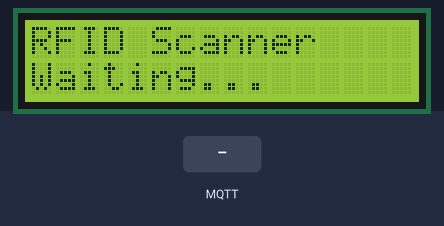
The sketch below on a simulated Arduino MKR. Shown: 16×2 character LCD. Inputs (shaded band) come from the test bench. WiFi joins after 1.5 s; servers stay silent unless stated; no MQTT or app messages arrive unless stated; what the sketch prints to the serial monitor is not drawn.

Above: at 2.7 s.
2.8 s: MQTT message "1" arrives on the first subscribed topic
At 3.8 s:
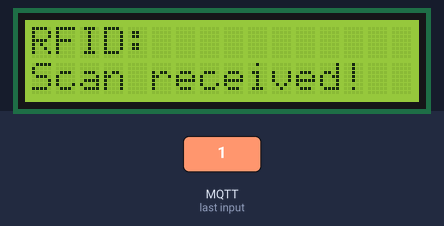
Timing chart, 0 to 5.8 s (numbered marks = the images above; inputs shaded):
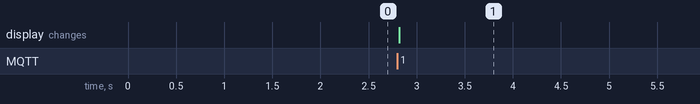

The sketch:

rfid_display.ino
```cpp
#include <WiFiNINA.h>
#include <PubSubClient.h>
#include <Wire.h>
#include <hd44780.h>
#include <hd44780ioClass/hd44780_I2Cexp.h>

// WiFi credentials
const char* ssid = "::";
const char* password = "password";

// MQTT Broker settings
const char* mqtt_server = "192.168.5.7";
const int mqtt_port = 1883;
const char* mqtt_user = "";
const char* mqtt_password = "";
const char* mqtt_topic = "rfid/scans";

// Initialize I2C LCD
hd44780_I2Cexp lcd;

WiFiClient wifiClient;
PubSubClient client(wifiClient);

void setup() {
  Serial.begin(9600);

  // Initialize I2C
  Wire.begin();

  // Initialize LCD
  int status = lcd.begin(16, 2);
  if(status) {
    Serial.print("LCD initialization failed: ");
    Serial.println(status);
    while(1);
  }

  lcd.backlight();
  lcd.print("RFID Scanner");
  lcd.setCursor(0, 1);
  lcd.print("Waiting...");

  // Connect to WiFi
  setupWiFi();

  // Setup MQTT
  client.setServer(mqtt_server, mqtt_port);
  client.setCallback(callback);
}

void setupWiFi() {
  delay(10);
  Serial.println("Connecting to WiFi...");

  while (WiFi.begin(ssid, password) != WL_CONNECTED) {
    delay(500);
    Serial.print(".");
  }

  Serial.println("\nConnected to WiFi");
}

void reconnect() {
  while (!client.connected()) {
    Serial.print("Attempting MQTT connection...");
    if (client.connect("ArduinoClient", mqtt_user, mqtt_password)) {
      Serial.println("connected");
      client.subscribe(mqtt_topic);
    } else {
      Serial.print("failed, rc=");
      Serial.print(client.state());
      Serial.println(" retrying in 5 seconds");
      delay(5000);
    }
  }
}

void callback(char* topic, byte* payload, unsigned int length) {
  // Convert payload to string
  char message[length + 1];
  memcpy(message, payload, length);
  message[length] = '\0';

  // Parse JSON (simple parsing for demonstration)
  char rfid_no[32] = "";
  char device_id[32] = "";

  // Extract RFID number
  char* rfid_start = strstr(message, "\"rfid_no\":\"");
  if (rfid_start) {
    rfid_start += 11;
    char* rfid_end = strchr(rfid_start, '\"');
    if (rfid_end) {
      int len = rfid_end - rfid_start;
      strncpy(rfid_no, rfid_start, len);
      rfid_no[len] = '\0';
    }
  }

  // Display on LCD
  lcd.clear();
  lcd.print("RFID: ");
  lcd.print(rfid_no);
  lcd.setCursor(0, 1);
  lcd.print("Scan received!");

  // Also print to Serial
  Serial.println("Received RFID scan: " + String(rfid_no));
}

void loop() {
  if (!client.connected()) {
    reconnect();
  }
  client.loop();
} 
```

Measured:
- after the input at 2.8 s, the display: changes at once (image 1)
